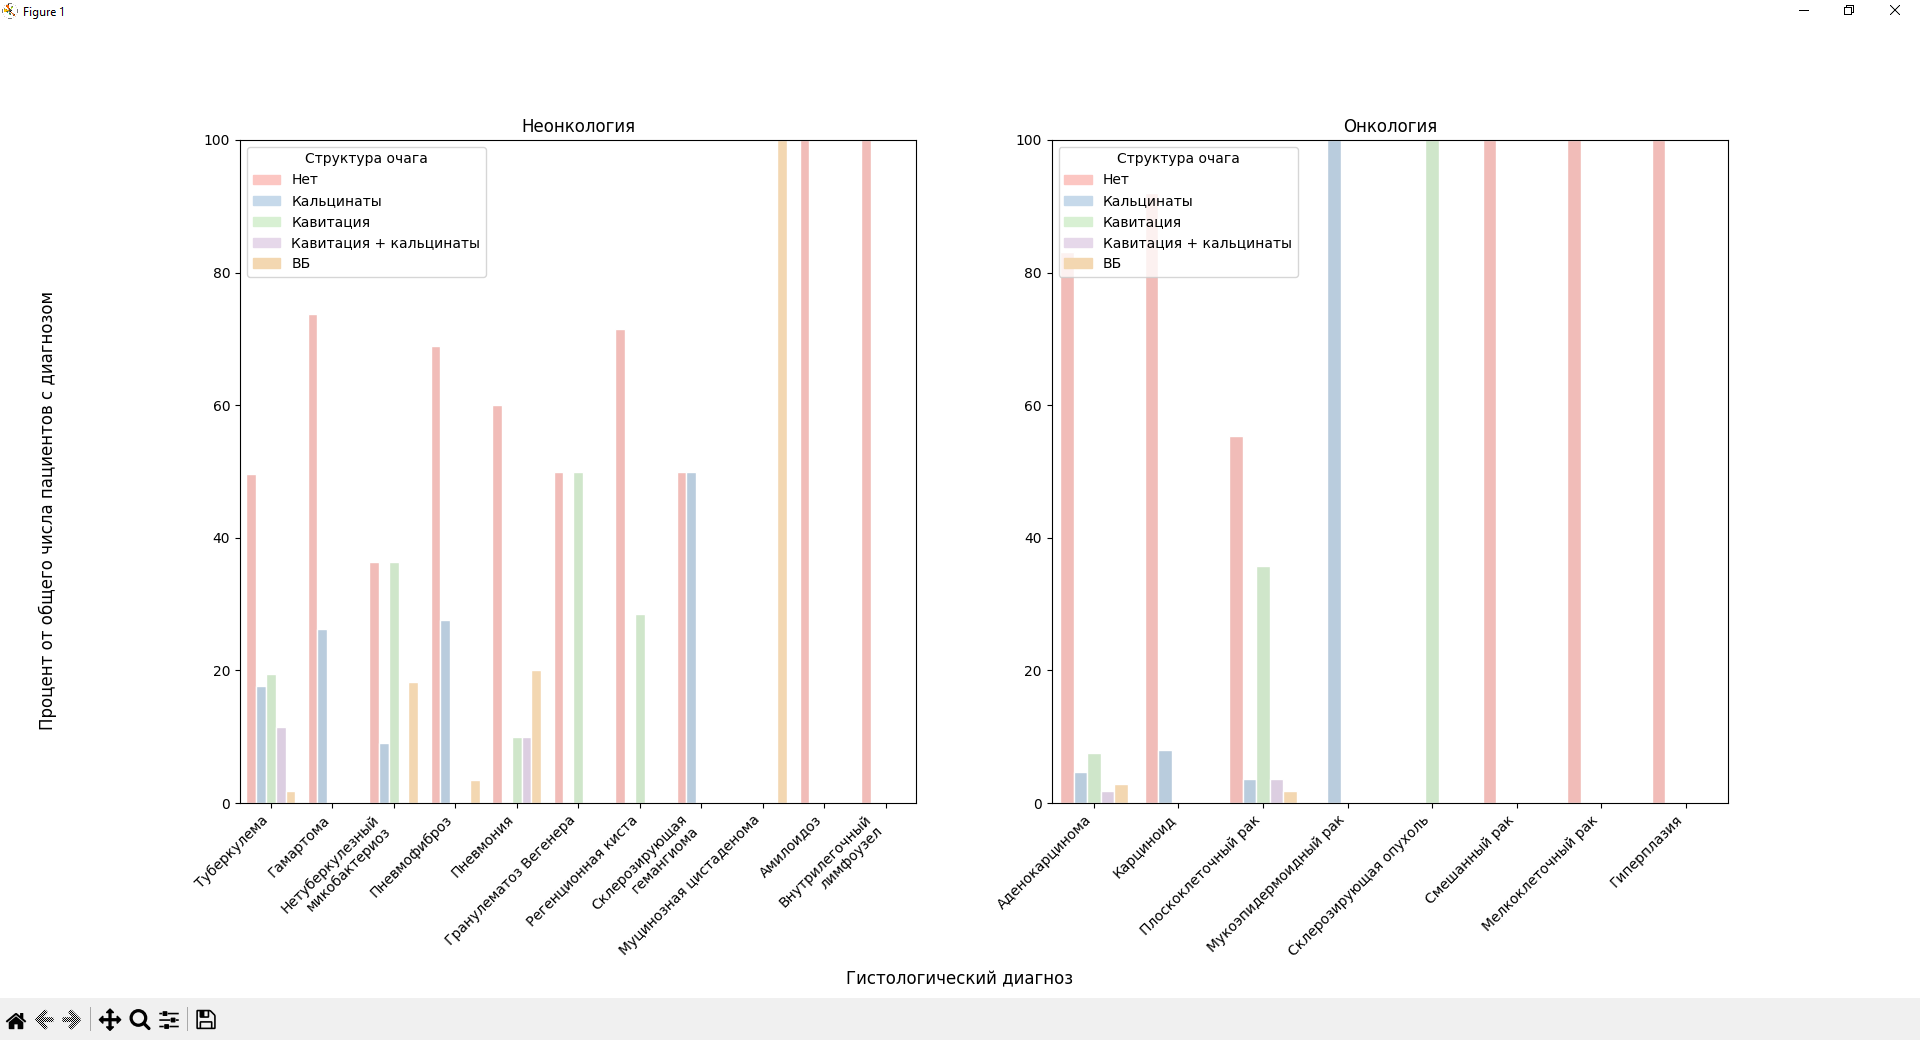

Recreate this plot in Python.
import pandas as pd
import numpy as np
import seaborn as sns
import matplotlib.pyplot as plt
import matplotlib.patches as mpatches

onk = "Онк/Неонк"
onkDict = ["Неонк", "Онк"]
hyst = "Гистологический диагноз"
hystVals = [1, 2, 3, 4, 5, 6, 7, 8, 9, 10, 12, 13, 14, 15, 16, 17, 19, 20, 23]
hystOnk = [1, 2, 3, 6, 12, 13, 14, 15]
hystNonOnk = [4, 5, 7, 8, 9, 10, 16, 17, 19, 20, 23]
hystDict = { 1: "Аденокарцинома", 2: "Карциноид", 3: "Плоскоклеточный рак", 4: "Туберкулема", 5: "Гамартома",
             6: "Мукоэпидермоидный рак", 7: "Нетуберкулезный\nмикобактериоз", 8: "Пневмофиброз",
             9: "Пневмония", 10: "Гранулематоз Вегенера",
             12: "Склерозирующая опухоль", 13: "Смешанный рак", 14: "Мелкоклеточный рак", 15: "Гиперплазия",
             16: "Регенционная киста", 17: "Склерозирующая\nгемангиома", 19: "Муцинозная цистаденома",
             20: "Амилоидоз", 23: "Внутрилегочный\nлимфоузел" }
struct = "Структура очага"
structDict = ["Нет", "Кальцинаты", "Кавитация", "Кавитация + кальцинаты", "ВБ"]

df = pd.read_excel("Data_exam.xlsx", header=1)
pd.set_option('display.max_columns', None)

tmpDF = df[[hyst, struct]]

structCountNonOnk = pd.DataFrame({ hyst: [hystDict[x] for x in hystNonOnk],
                                   structDict[0]: [len(tmpDF[(tmpDF[hyst] == x) & (tmpDF[struct] == 0)]) * 100.0 / len(tmpDF[tmpDF[hyst] == x]) for x in hystNonOnk],
                                   structDict[1]: [len(tmpDF[(tmpDF[hyst] == x) & (tmpDF[struct] == 1)]) * 100.0 / len(tmpDF[tmpDF[hyst] == x]) for x in hystNonOnk],
                                   structDict[2]: [len(tmpDF[(tmpDF[hyst] == x) & (tmpDF[struct] == 2)]) * 100.0 / len(tmpDF[tmpDF[hyst] == x]) for x in hystNonOnk],
                                   structDict[3]: [len(tmpDF[(tmpDF[hyst] == x) & (tmpDF[struct] == 3)]) * 100.0 / len(tmpDF[tmpDF[hyst] == x]) for x in hystNonOnk],
                                   structDict[4]: [len(tmpDF[(tmpDF[hyst] == x) & (tmpDF[struct] == 4)]) * 100.0 / len(tmpDF[tmpDF[hyst] == x]) for x in hystNonOnk]})
structCountNonOnk = pd.melt(structCountNonOnk, id_vars=[hyst], value_vars=structDict)

structCountOnk = pd.DataFrame({ hyst: [hystDict[x] for x in hystOnk],
                                structDict[0]: [len(tmpDF[(tmpDF[hyst] == x) & (tmpDF[struct] == 0)]) * 100.0 / len(tmpDF[tmpDF[hyst] == x]) for x in hystOnk],
                                structDict[1]: [len(tmpDF[(tmpDF[hyst] == x) & (tmpDF[struct] == 1)]) * 100.0 / len(tmpDF[tmpDF[hyst] == x]) for x in hystOnk],
                                structDict[2]: [len(tmpDF[(tmpDF[hyst] == x) & (tmpDF[struct] == 2)]) * 100.0 / len(tmpDF[tmpDF[hyst] == x]) for x in hystOnk],
                                structDict[3]: [len(tmpDF[(tmpDF[hyst] == x) & (tmpDF[struct] == 3)]) * 100.0 / len(tmpDF[tmpDF[hyst] == x]) for x in hystOnk],
                                structDict[4]: [len(tmpDF[(tmpDF[hyst] == x) & (tmpDF[struct] == 4)]) * 100.0 / len(tmpDF[tmpDF[hyst] == x]) for x in hystOnk]})
structCountOnk = pd.melt(structCountOnk, id_vars=[hyst], value_vars=structDict)

colors = [[252 / 255, 198 / 255, 194 / 255], [198 / 255, 217 / 255, 234 / 255], [216 / 255, 240 / 255, 211 / 255],
          [230 / 255, 216 / 255, 234 / 255], [243 / 255, 215 / 255, 177 / 255]]

fig, axes = plt.subplots(1, 2)
axes[0].set_title("Неонкология")
axes[1].set_title("Онкология")
g1 = sns.barplot(ax=axes[0], data=structCountNonOnk, x=hyst, y="value", hue="variable", palette="Pastel1", edgecolor="white")
g2 = sns.barplot(ax=axes[1], data=structCountOnk, x=hyst, y="value", hue="variable", palette="Pastel1", edgecolor="white")
g1.set_xticklabels(labels=[hystDict[x] for x in hystNonOnk], rotation=45, horizontalalignment="right")
g2.set_xticklabels(labels=[hystDict[x] for x in hystOnk], rotation=45, horizontalalignment="right")
g1.set(ylim=(0.0, 100.0), xlabel="", ylabel="")
g2.set(ylim=(0.0, 100.0), xlabel="", ylabel="")
fig.supxlabel(hyst)
fig.supylabel("Процент от общего числа пациентов с диагнозом")
patches = [mpatches.Patch(color=colors[i], label=structDict[i]) for i in range(len(structDict))]
g1.legend(handles=patches, title="Структура очага")
g2.legend(handles=patches, title="Структура очага")
plt.show()
